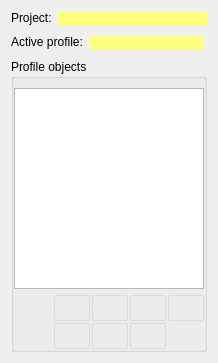
<?xml version="1.0" encoding="UTF-8"?>
<ui version="4.0">
 <class>ActiveProfileManagerWorkPanel</class>
 <widget class="QWidget" name="ActiveProfileManagerWorkPanel">
  <property name="geometry">
   <rect>
    <x>0</x>
    <y>0</y>
    <width>218</width>
    <height>363</height>
   </rect>
  </property>
  <property name="windowTitle">
   <string>Active Profile</string>
  </property>
  <layout class="QVBoxLayout" name="_2">
   <item>
    <widget class="QWidget" name="projectNameW" native="true">
     <layout class="QHBoxLayout" name="horizontalLayout">
      <property name="margin">
       <number>0</number>
      </property>
      <item>
       <widget class="QLabel" name="label">
        <property name="text">
         <string>Project:</string>
        </property>
       </widget>
      </item>
      <item>
       <widget class="QPushButton" name="projectPB">
        <property name="sizePolicy">
         <sizepolicy hsizetype="Expanding" vsizetype="Fixed">
          <horstretch>0</horstretch>
          <verstretch>0</verstretch>
         </sizepolicy>
        </property>
        <property name="focusPolicy">
         <enum>Qt::NoFocus</enum>
        </property>
        <property name="styleSheet">
         <string notr="true">QPushButton {
	border: 0px none; 
	background-color: #FFFF7F;
}</string>
        </property>
        <property name="text">
         <string/>
        </property>
       </widget>
      </item>
     </layout>
    </widget>
   </item>
   <item>
    <layout class="QGridLayout" name="gridLayout">
     <property name="leftMargin">
      <number>0</number>
     </property>
     <property name="topMargin">
      <number>4</number>
     </property>
     <property name="rightMargin">
      <number>4</number>
     </property>
     <property name="bottomMargin">
      <number>4</number>
     </property>
     <property name="spacing">
      <number>6</number>
     </property>
     <item row="0" column="0">
      <widget class="QLabel" name="label_3">
       <property name="text">
        <string>Active profile:</string>
       </property>
      </widget>
     </item>
     <item row="0" column="1" colspan="2">
      <widget class="QPushButton" name="activeProfilePB">
       <property name="sizePolicy">
        <sizepolicy hsizetype="Minimum" vsizetype="Preferred">
         <horstretch>0</horstretch>
         <verstretch>0</verstretch>
        </sizepolicy>
       </property>
       <property name="focusPolicy">
        <enum>Qt::NoFocus</enum>
       </property>
       <property name="styleSheet">
        <string notr="true">QPushButton {
	border: 0px none; 
	background-color: #FFFF7F;
}</string>
       </property>
       <property name="text">
        <string/>
       </property>
      </widget>
     </item>
    </layout>
   </item>
   <item>
    <widget class="QGroupBox" name="groupBox_2">
     <property name="styleSheet">
      <string notr="true"> QPushButton {
     border: 1px solid #dadbde;
     background-color: qlineargradient(x1: 0, y1: 0, x2: 0, y2: 1,
                                       stop: 0 #dadbde, stop: 1 #f6f7fa);
     border-radius: 2px;
     min-width: 34px;
     min-height: 24px;
 }

 QPushButton:pressed {
     border: 2px solid #777777;
 }

 QPushButton:checked {
     border: 2px solid #777777;
 }</string>
     </property>
     <property name="title">
      <string>Profile objects</string>
     </property>
     <layout class="QVBoxLayout" name="_3">
      <property name="leftMargin">
       <number>0</number>
      </property>
      <property name="rightMargin">
       <number>0</number>
      </property>
      <property name="bottomMargin">
       <number>0</number>
      </property>
      <item>
       <widget class="QTreeView" name="profileTV">
        <property name="focusPolicy">
         <enum>Qt::NoFocus</enum>
        </property>
        <property name="editTriggers">
         <set>QAbstractItemView::NoEditTriggers</set>
        </property>
        <property name="rootIsDecorated">
         <bool>false</bool>
        </property>
        <property name="itemsExpandable">
         <bool>false</bool>
        </property>
        <property name="allColumnsShowFocus">
         <bool>true</bool>
        </property>
        <property name="expandsOnDoubleClick">
         <bool>false</bool>
        </property>
       </widget>
      </item>
      <item>
       <widget class="QWidget" name="controlW3" native="true">
        <layout class="QGridLayout" name="gridLayout_2">
         <property name="margin">
          <number>0</number>
         </property>
         <property name="spacing">
          <number>2</number>
         </property>
         <item row="0" column="1">
          <widget class="QPushButton" name="profileNewObjectPB">
           <property name="enabled">
            <bool>false</bool>
           </property>
           <property name="focusPolicy">
            <enum>Qt::NoFocus</enum>
           </property>
           <property name="toolTip">
            <string>New object</string>
           </property>
           <property name="text">
            <string/>
           </property>
           <property name="icon">
            <iconset>
             <normaloff>:/images/StandardWorkPanels/GraphicsManagerWorkPanel/object-new.svg</normaloff>:/images/StandardWorkPanels/GraphicsManagerWorkPanel/object-new.svg</iconset>
           </property>
           <property name="iconSize">
            <size>
             <width>24</width>
             <height>24</height>
            </size>
           </property>
           <property name="flat">
            <bool>true</bool>
           </property>
          </widget>
         </item>
         <item row="0" column="3">
          <widget class="QPushButton" name="removeProfileObjectPB">
           <property name="enabled">
            <bool>false</bool>
           </property>
           <property name="focusPolicy">
            <enum>Qt::NoFocus</enum>
           </property>
           <property name="toolTip">
            <string>Remove object</string>
           </property>
           <property name="text">
            <string/>
           </property>
           <property name="icon">
            <iconset>
             <normaloff>:/images/StandardWorkPanels/GraphicsManagerWorkPanel/object-remove.svg</normaloff>:/images/StandardWorkPanels/GraphicsManagerWorkPanel/object-remove.svg</iconset>
           </property>
           <property name="iconSize">
            <size>
             <width>24</width>
             <height>24</height>
            </size>
           </property>
           <property name="flat">
            <bool>true</bool>
           </property>
          </widget>
         </item>
         <item row="1" column="1">
          <widget class="QPushButton" name="profileObjectShowHidePB">
           <property name="enabled">
            <bool>false</bool>
           </property>
           <property name="focusPolicy">
            <enum>Qt::NoFocus</enum>
           </property>
           <property name="toolTip">
            <string>Show/Hide object</string>
           </property>
           <property name="text">
            <string/>
           </property>
           <property name="icon">
            <iconset>
             <normaloff>:/images/StandardWorkPanels/GraphicsManagerWorkPanel/object-showhide.svg</normaloff>:/images/StandardWorkPanels/GraphicsManagerWorkPanel/object-showhide.svg</iconset>
           </property>
           <property name="iconSize">
            <size>
             <width>24</width>
             <height>24</height>
            </size>
           </property>
           <property name="flat">
            <bool>true</bool>
           </property>
          </widget>
         </item>
         <item row="0" column="0" rowspan="2">
          <spacer name="horizontalSpacer_4">
           <property name="orientation">
            <enum>Qt::Horizontal</enum>
           </property>
           <property name="sizeHint" stdset="0">
            <size>
             <width>40</width>
             <height>20</height>
            </size>
           </property>
          </spacer>
         </item>
         <item row="0" column="2">
          <widget class="QPushButton" name="profileObjectUpPB">
           <property name="enabled">
            <bool>false</bool>
           </property>
           <property name="focusPolicy">
            <enum>Qt::NoFocus</enum>
           </property>
           <property name="toolTip">
            <string>Move object up</string>
           </property>
           <property name="text">
            <string/>
           </property>
           <property name="icon">
            <iconset>
             <normaloff>:/images/StandardWorkPanels/GraphicsManagerWorkPanel/go-up.svg</normaloff>:/images/StandardWorkPanels/GraphicsManagerWorkPanel/go-up.svg</iconset>
           </property>
           <property name="iconSize">
            <size>
             <width>24</width>
             <height>24</height>
            </size>
           </property>
           <property name="flat">
            <bool>true</bool>
           </property>
          </widget>
         </item>
         <item row="1" column="2">
          <widget class="QPushButton" name="profileObjectDownPB">
           <property name="enabled">
            <bool>false</bool>
           </property>
           <property name="focusPolicy">
            <enum>Qt::NoFocus</enum>
           </property>
           <property name="toolTip">
            <string>Move object down</string>
           </property>
           <property name="text">
            <string/>
           </property>
           <property name="icon">
            <iconset>
             <normaloff>:/images/StandardWorkPanels/GraphicsManagerWorkPanel/go-down.svg</normaloff>:/images/StandardWorkPanels/GraphicsManagerWorkPanel/go-down.svg</iconset>
           </property>
           <property name="iconSize">
            <size>
             <width>24</width>
             <height>24</height>
            </size>
           </property>
           <property name="flat">
            <bool>true</bool>
           </property>
          </widget>
         </item>
         <item row="1" column="3">
          <widget class="QPushButton" name="deleteProfileObjectPB">
           <property name="enabled">
            <bool>false</bool>
           </property>
           <property name="focusPolicy">
            <enum>Qt::NoFocus</enum>
           </property>
           <property name="toolTip">
            <string>Delete object</string>
           </property>
           <property name="text">
            <string/>
           </property>
           <property name="icon">
            <iconset>
             <normaloff>:/images/StandardWorkPanels/GraphicsManagerWorkPanel/object-delete.svg</normaloff>:/images/StandardWorkPanels/GraphicsManagerWorkPanel/object-delete.svg</iconset>
           </property>
           <property name="iconSize">
            <size>
             <width>24</width>
             <height>24</height>
            </size>
           </property>
           <property name="flat">
            <bool>true</bool>
           </property>
          </widget>
         </item>
         <item row="0" column="4">
          <widget class="QPushButton" name="profileObjectInfoPB">
           <property name="enabled">
            <bool>false</bool>
           </property>
           <property name="focusPolicy">
            <enum>Qt::NoFocus</enum>
           </property>
           <property name="toolTip">
            <string>Object info</string>
           </property>
           <property name="text">
            <string/>
           </property>
           <property name="icon">
            <iconset>
             <normaloff>:/images/StandardWorkPanels/GraphicsManagerWorkPanel/object-info.svg</normaloff>:/images/StandardWorkPanels/GraphicsManagerWorkPanel/object-info.svg</iconset>
           </property>
           <property name="iconSize">
            <size>
             <width>24</width>
             <height>24</height>
            </size>
           </property>
           <property name="flat">
            <bool>true</bool>
           </property>
          </widget>
         </item>
        </layout>
       </widget>
      </item>
     </layout>
    </widget>
   </item>
  </layout>
 </widget>
 <resources/>
 <connections/>
</ui>
